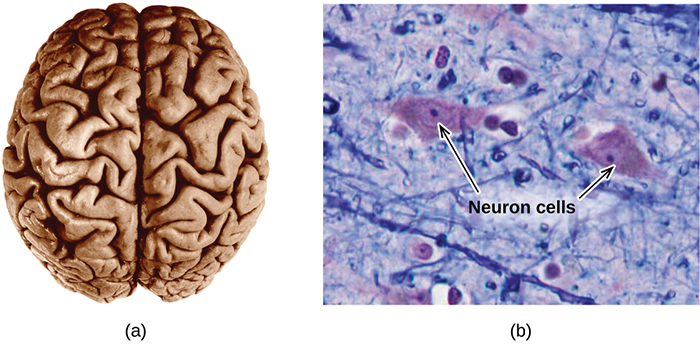
#> input picture books/efnafraedi-2e/.backup-20260210/for-mt/chapters/03/images/media/CNX_Chem_03_01_brain-ec0b.jpg, 700 x 347 px, given in place of artwork.png, which was not available
$ python regshift.py ../../../../../../books/efnafraedi-2e/.backup-20260210/for-mt/chapters/03/images/media/CNX_Chem_03_01_brain-ec0b.jpg
#> lines starting #> are read from the running program, lines starting #| are printed output that depends on the picture; after the words box and inside, x2 and y2 are one past the last pixel; in counts of white or black regions, pixels touching at a corner belong together; pictures that were not available may be replaced by others from this repository, and a replacement may not be noted
"""Registration of the browser-rendered artwork (Chromium, artwork.svg) against pdftocairo's artwork.png:
best integer (dx,dy) in [-8,8]^2 maximising overlap of dark masks, globally and per horizontal third.
Positive control: artwork.png shifted by a known (3,-2) must return (3,-2)."""
import json, sys
from pathlib import Path
import numpy as np
from PIL import Image
SP = Path('/tmp/claude-1000/-home-siggi-dev-repos-namsbokasafn-efni/d293cd29-19d8-4ccc-a2b3-244bf111501b/scratchpad')
def dark(p):
    a = np.asarray(Image.open(p).convert('L')).astype(np.int16)
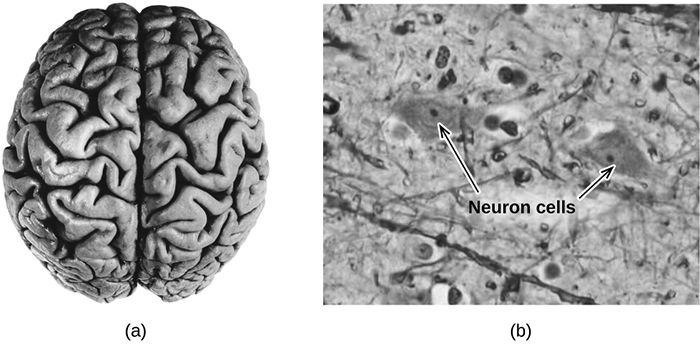
#> a: shape (347, 700) int16; min 0, max 255, mean 171.3
    return a < 128
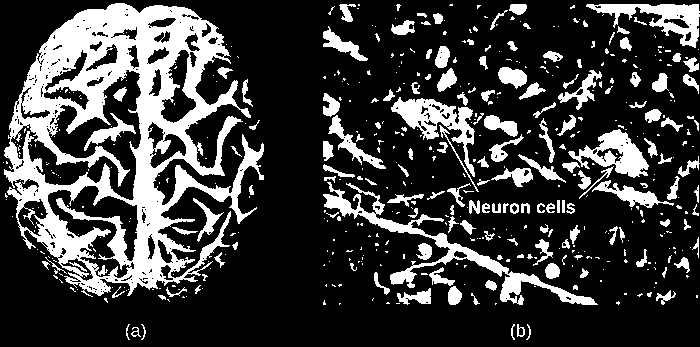
#> returned value: shape (347, 700) bool; 23.6% white; 507 white regions (351 under 20 px), largest, box (x1, y1, x2, y2) and area: (4, 3, 264, 297) 30436, (323, 182, 598, 305) 3796, (391, 97, 475, 177) 2037
def best(A, B, R=8):
    """shift (dx,dy) such that B[y,x] ~ A[y-dy, x-dx]"""
    H, W = A.shape; bestv = (-1, 0, 0)
    for dy in range(-R, R + 1):
        for dx in range(-R, R + 1):
            a = A[max(0, -dy):H - max(0, dy), max(0, -dx):W - max(0, dx)]
            b = B[max(0, dy):H - max(0, -dy), max(0, dx):W - max(0, -dx)]
            v = int((a & b).sum())
            if v > bestv[0]: bestv = (v, dx, dy)
    return bestv
out = []
names = sys.argv[1:] or (SP / 'prep/bought.txt').read_text().split()
A0 = dark(SP / 'prep' / names[0] / 'artwork.png')
Bs = np.zeros_like(A0); Bs[max(0,-2):A0.shape[0]-max(0,2), 3:] = A0[max(0,2):A0.shape[0]-max(0,-2), :-3]
#> after `Bs[max(0, -2):A0.shape[0] - max(0, 2), 3:] = A0[max(0, 2):A0.shape[0] `:
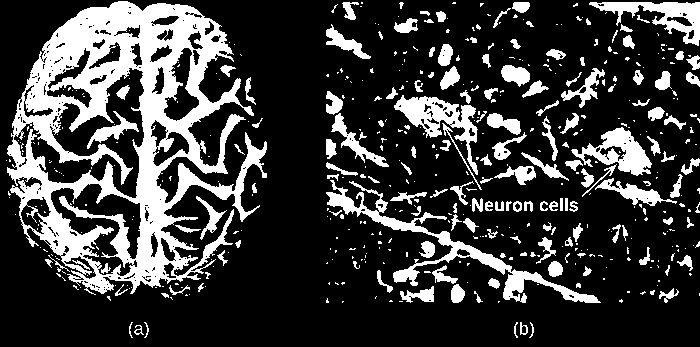
#> Bs: shape (347, 700) bool; 23.5% white; 506 white regions (353 under 20 px), largest, box (x1, y1, x2, y2) and area: (7, 1, 267, 295) 30436, (326, 180, 601, 303) 3796, (394, 95, 478, 175) 2037
print('control expects (3,-2):', best(A0, Bs)[1:])
#> after the loop in best, `for dy in range(-R, R + 1):`: bestv = (57012, 3, -2)
#| control expects (3,-2): (3, -2)
for b in names:
    p = SP / 'proto/bprep' / b / 'artwork.png'
    if not p.exists(): continue
    A = dark(SP / 'prep' / b / 'artwork.png'); B = dark(p)
    g = best(A, B)
    W = A.shape[1]; thirds = [best(A[:, i*W//3:(i+1)*W//3], B[:, i*W//3:(i+1)*W//3]) for i in range(3)]
    row = dict(basename=b, W=W, H=A.shape[0], dark_px=int(A.sum()), glob=g[1:], overlap=round(g[0]/max(A.sum(),1),3),
               thirds=[t[1:] for t in thirds], thirds_overlap=[round(t[0]/max(1, A[:, i*W//3:(i+1)*W//3].sum()),3) for i, t in enumerate(thirds)])
    out.append(row); print(json.dumps(row), flush=True)
(SP / 'proto/data/regshift.jsonl').write_text(''.join(json.dumps(r) + '\n' for r in out))
